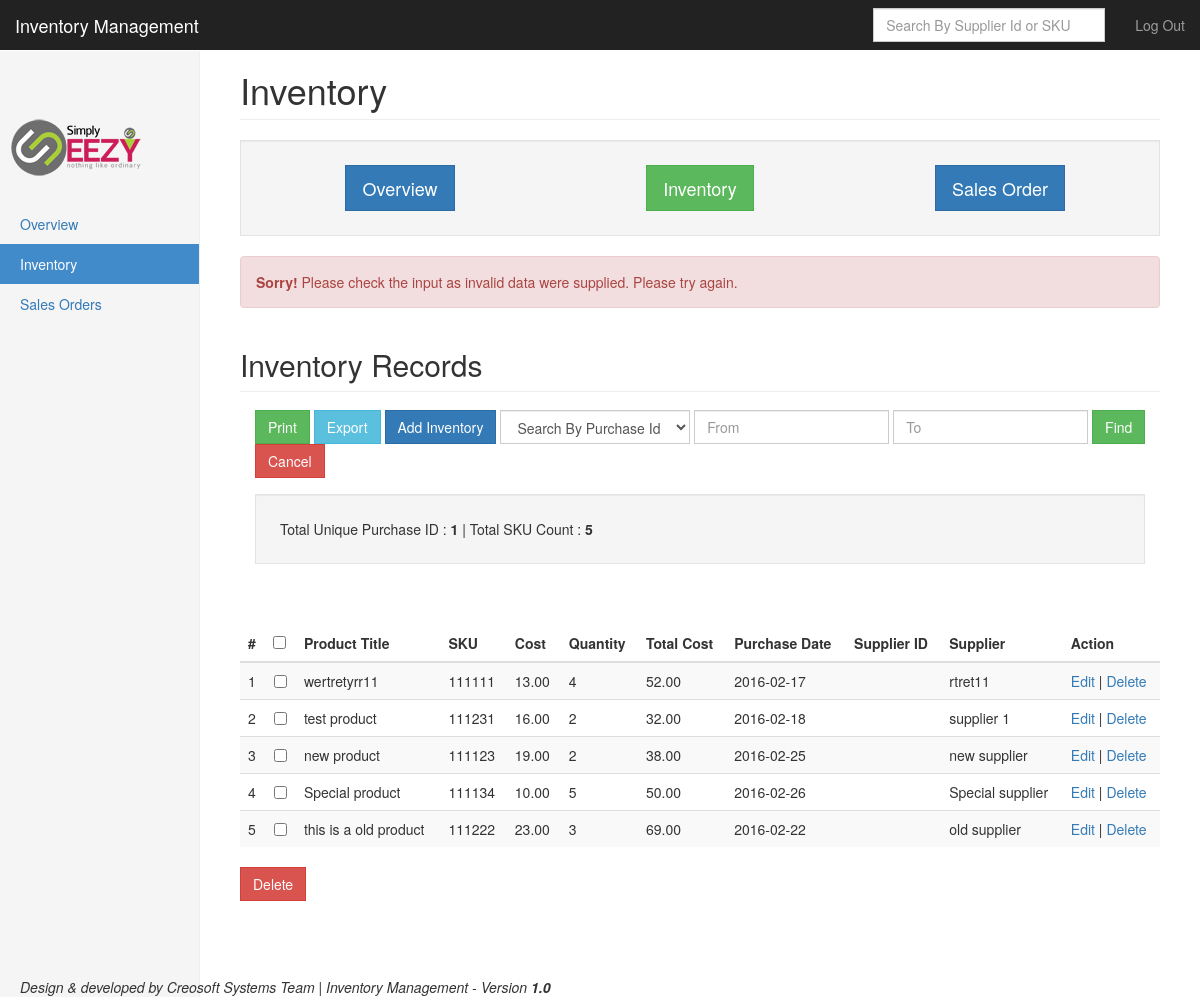
The page /inventory.php?invalid=1 (signed in) on the database as committed earlier.
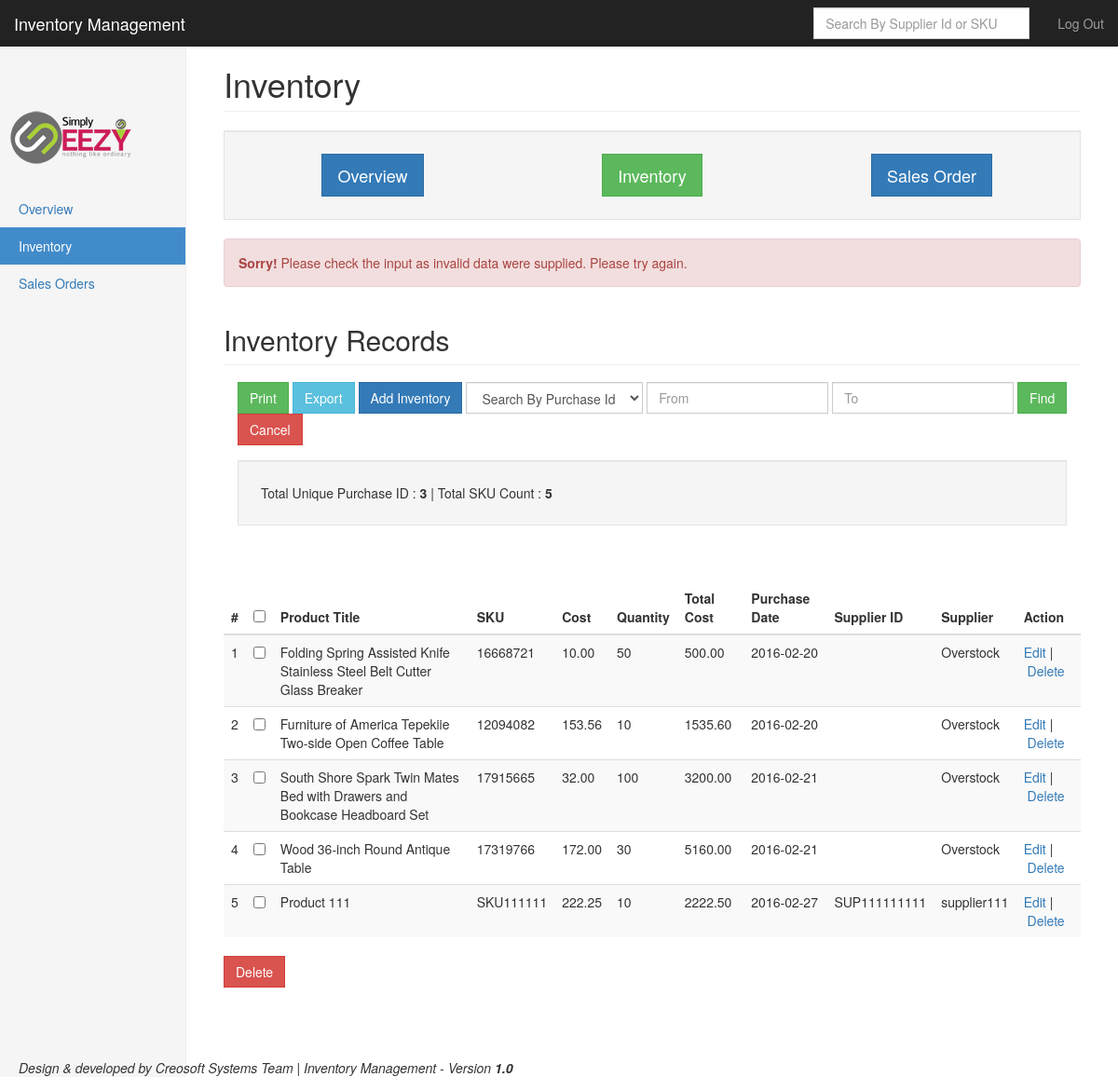
The same page on the database as committed later.
### tables this page shows
CREATE TABLE IF NOT EXISTS `inventory` (
  `id` int(11) NOT NULL AUTO_INCREMENT,
  `purchase_id` varchar(50) NOT NULL,
  `supplier_id` varchar(150) NOT NULL,
  `purchase_date` date NOT NULL,
  `sku` varchar(100) NOT NULL,
  `title` varchar(250) NOT NULL,
  `supplier` varchar(250) NOT NULL,
  `cost_price` decimal(10,2) NOT NULL DEFAULT '0.00',
  `quantity` int(11) NOT NULL,
  `total_cost` decimal(10,2) NOT NULL DEFAULT '0.00',
  `status` int(11) NOT NULL DEFAULT '1',
  `date_added` datetime NOT NULL,
  `date_modified` datetime NOT NULL,
  `product_image` varchar(250) DEFAULT NULL,
  PRIMARY KEY (`id`),
  UNIQUE KEY `sku` (`sku`)
);

### inventory.php (the view, shortened to what the changed rows need)
<?php
include('db.php');
$limit = 10;
if (isset($_GET["page"])) { $page  = $_GET["page"]; } else { $page=1; };
$start_from = ($page-1) * $limit;
$qInv = (isset($_REQUEST['searchInventory']))?$_REQUEST['searchInventory']:'';
$from_date = (isset($_REQUEST['from_date']))?urldecode($_REQUEST['from_date']):'';
$to_date = (isset($_REQUEST['to_date']))?urldecode($_REQUEST['to_date']):'';
$purchase_id = (isset($_REQUEST['purchase_id']))?$_REQUEST['purchase_id']:'';
$selectInvSql = "";
if(!empty($from_date) && !empty($to_date)){
	$from_date_ymd = date("Y-m-d", strtotime($from_date));
	$to_date_ymd = date("Y-m-d", strtotime($to_date));
	$selectInvSql = "SELECT id, purchase_id, supplier_id, title, sku, cost_price, quantity, total_cost, purchase_date, supplier FROM inventory WHERE purchase_date BETWEEN '".$from_date_ymd."' AND '".$to_date_ymd."' LIMIT $start_from, $limit";
}else if(!empty($qInv)){
	$selectInvSql = "SELECT id, purchase_id, supplier_id, title, sku, cost_price, quantity, total_cost, purchase_date, supplier FROM inventory WHERE (sku LIKE '%".trim($qInv)."%' OR supplier_id LIKE '%".trim($qInv)."%') LIMIT $start_from, $limit";
}else if(!empty($purchase_id)){
	$selectInvSql = "SELECT id, purchase_id, supplier_id, title, sku, cost_price, quantity, total_cost, purchase_date, supplier FROM inventory WHERE purchase_id LIKE '%".$purchase_id."%' LIMIT $start_from, $limit";
}else{
	$selectInvSql = "SELECT id, purchase_id, supplier_id, title, sku, cost_price, quantity, total_cost, purchase_date, supplier FROM inventory LIMIT $start_from, $limit";
}
if(!empty($selectInvSql)){
	$selectInvSqlStatement = $myMySQLPDOCon->prepare($selectInvSql);
	$selectInvSqlParameter = array();
	$selectInvSqlStatement->execute($selectInvSqlParameter);
	$inventoryRecords = array();
	$inventoryRecords = $selectInvSqlStatement->fetchAll();
}
function getCount($field){
	global $myMySQLPDOCon;
	$selectInvSql3 = "SELECT DISTINCT(`".$field."`) FROM inventory";
	$selectInvSqlStatement3 = $myMySQLPDOCon->prepare($selectInvSql3);
	$selectInvSqlParameter3 = array();
	$selectInvSqlStatement3->execute($selectInvSqlParameter3);
	$inventoryRecords3 = $selectInvSqlStatement3->fetchAll();
	return count($inventoryRecords3);
}
?>
<!DOCTYPE html>
<html lang="en">
  <head>
    <link href="css/bootstrap.min.css" rel="stylesheet">
    <link href="css/ie10-viewport-bug-workaround.css" rel="stylesheet">
    <link href="css/dashboard.css" rel="stylesheet">
  </head>
  <body>
    <div class="container-fluid">
      <div class="row">
        <div class="col-sm-9 col-sm-offset-3 col-md-10 col-md-offset-2 main">
          <h1 class="page-header">Inventory</h1>
			<div class="row">
				<div class="col-sm-12">
				<h2 class="sub-header">Inventory Records</h2>
				</div>
			</div>
					<link rel="stylesheet" href="//code.jquery.com/ui/1.11.4/themes/smoothness/jquery-ui.css">
		<div class="row">
				<div class="col-sm-12">
				<form class="navbar-form navbar-center" name="dateRangeForm" id="dateRangeForm">
				<div class="well well-lg">
				<?php if(empty($qInv)){?>
				Total Unique Purchase ID : <strong><?php echo getCount("purchase_id"); ?></strong> | Total SKU Count : <strong><?php echo getCount("sku"); ?></strong>&nbsp;&nbsp;
				<?php }else{?>
					Total Product Purchased : <?php echo getStatForSearchedResult("totalQuantityPurchased", $qInv); ?> | Total Cost : <?php echo getStatForSearchedResult("totalSpend", $qInv); ?>
				<?php }?>
				</div>
				</form>
				</div>
</div>
			<br><br>
          <div class="table-responsive">
		  <div id="divToPrint" style="display:block;">
            <table class="table table-striped" id="myTable">
              <thead>
                <tr>
                  <th>#</th>
				  <th id="checkBoxColumnHeader"><input type="checkbox" name="select_all" id="select_all" value=""/></th>
                  <th>Product Title</th>
                  <th>SKU</th>
                  <th>Cost</th>
                  <th>Quantity</th>
				  <th>Total Cost</th>
			      <th>Purchase Date</th>
				  <th>Supplier ID</th>
				  <th>Supplier</th>
				  <th>Action</th>
                </tr>
              </thead>
			  <tbody>
			  <?php
			  $indx=1;
			  if(count($inventoryRecords)>0){
			  	foreach($inventoryRecords as $invRow){
				?>
					<tr>
					  <td><?php echo $indx;?></td>
					  <td id="checkBoxColumnData" align="center"><input type="checkbox" name="checked_id[]" class="checkbox" value="<?php echo $invRow['id']; ?>"/></td>
					  <td><?php echo $invRow["title"];?></td>
					  <td><?php echo strtoupper($invRow["sku"]);?></td>
					  <td><?php echo $invRow["cost_price"];?></td>
					  <td><?php echo $invRow["quantity"];?></td>
					  <td><?php echo $invRow["total_cost"];?></td>
					  <td><?php echo $invRow["purchase_date"];?></td>
					  <td><?php echo strtoupper($invRow["supplier_id"]);?></td>
					  <td><?php echo $invRow["supplier"];?></td>
					  <td><a href="addInventoryRecord.php?id=<?php echo $invRow["id"];?>">Edit</a>&nbsp;|&nbsp;<a onClick="javascript:confirmDelete('<?php echo $invRow["id"];?>');" href="javascript:void(0)">Delete</a></td>
					</tr>
				<?php
				$indx++;
				}
			  }else{
			  ?>
                <tr>
                  <td colspan="9">No record available!</td>
                </tr>
			  <?php
			  }
			  ?>
			</tbody>
            </table>
			<br><br>
			<table class="table table-striped">
			<thead>
			<tr>
			<td colspan="9">
			</td>
			</tr>
			</table>
			</div>
          </div>
        </div>
      </div>
    </div>
  </body>
</html>

Rows that differ between the two databases and show on the page:
removed inventory: title "wertretyrr11", sku "111111", cost_price "13.00", quantity "4", total_cost "52.00", purchase_date "2016-02-17", supplier "rtret11"
removed inventory: title "test product", sku "111231", cost_price "16.00", quantity "2", total_cost "32.00", purchase_date "2016-02-18", supplier "supplier 1"
removed inventory: title "new product", sku "111123", cost_price "19.00", quantity "2", total_cost "38.00", purchase_date "2016-02-25", supplier "new supplier"
removed inventory: title "Special product", sku "111134", cost_price "10.00", quantity "5", total_cost "50.00", purchase_date "2016-02-26", supplier "Special supplier"
removed inventory: title "this is a old product", sku "111222", cost_price "23.00", quantity "3", total_cost "69.00", purchase_date "2016-02-22", supplier "old supplier"
added inventory: title "Folding Spring Assisted Knife Stainless Steel Belt Cutter Glass Breaker", sku "16668721", cost_price "10.00", quantity "50", total_cost "500.00", purchase_date "2016-02-20", supplier "Overstock"
added inventory: title "Furniture of America Tepekiie Two-side Open Coffee Table", sku "12094082", cost_price "153.56", quantity "10", total_cost "1535.60", purchase_date "2016-02-20", supplier "Overstock"
added inventory: title "South Shore Spark Twin Mates Bed with Drawers and Bookcase Headboard Set", sku "17915665", cost_price "32.00", quantity "100", total_cost "3200.00", purchase_date "2016-02-21", supplier "Overstock"
added inventory: title "Wood 36-inch Round Antique Table", sku "17319766", cost_price "172.00", quantity "30", total_cost "5160.00", purchase_date "2016-02-21", supplier "Overstock"
added inventory: title "Product 111", sku "SKU111111", cost_price "222.25", quantity "10", total_cost "2222.50", purchase_date "2016-02-27", supplier "SUP111111111", supplier "supplier111"
Other text that changed with them:
getCount("purchase_id"): "1" → "3"
